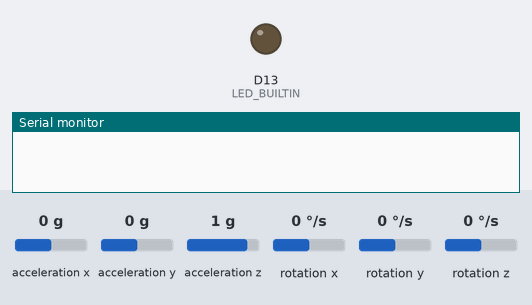
This sketch was run on a simulated Arduino Nano 33 IoT. Shown: output pins drawn as LEDs (lit = HIGH), the last lines printed to the serial monitor. Inputs (shaded band) come from the test bench; at power-on: acceleration x 0 g, acceleration y 0 g, acceleration z 1 g, rotation x 0 °/s, rotation y 0 °/s, rotation z 0 °/s.

Above: at 0.1 s.
At 0.7 s:
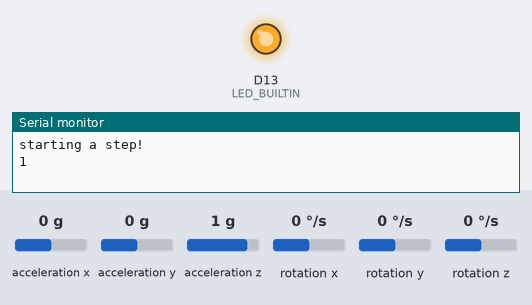
Timing chart, 0 to 2.2 s (numbered marks = the images above):
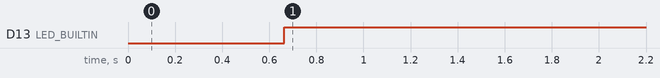

Measured:
- by itself, D13 (LED_BUILTIN): LOW → HIGH at 0.66 s

The sketch:

stepTrackerRobot.ino
```cpp
#include <Arduino_LSM6DS3.h>
#include <MadgwickAHRS.h>
#include <Math.h>
#include <string.h>

Madgwick filter;
const float sensorRate = 104.00;
int stepCount = 0;
const float xStepThreshold = 0.6; // change to 0.5 for recurse
const float zStepThreshold = 0.9;  // change to 0.9 for recurse
const float yStepThreshold = 0.0;
const float Lgain = 0.2;
const String smoothType = "none"; //change to "recurse" to use recursive function
const int windowSize = 10;
int curIndex = 0;
float accelerationX[windowSize];
float accelerationY[windowSize];
float accelerationZ[windowSize];
bool stepper = false;
float prevSmoothedX = 0.0;
float prevSmoothedY = 0.0;
float prevSmoothedZ = 0.0;


void setup() {
  // put your setup code here, to run once:
  Serial.begin(9600);
  while (!Serial);
  if(!IMU.begin()) {
    Serial.println("Failed to initialize IMU!");
    while(1);
  }
  filter.begin(sensorRate);
  pinMode(LED_BUILTIN, OUTPUT);
}

float recursiveFilterX(float dataPoint) {
  float smoothedPoint = prevSmoothedX + Lgain * (dataPoint - prevSmoothedX);
  prevSmoothedX = smoothedPoint;
  return smoothedPoint;

}

float recursiveFilterY(float dataPoint) {
  float smoothedPoint = prevSmoothedY + Lgain * (dataPoint - prevSmoothedY);
  prevSmoothedY = smoothedPoint;
  return smoothedPoint;

}

float recursiveFilterZ(float dataPoint) {
  float smoothedPoint = prevSmoothedZ + Lgain * (dataPoint - prevSmoothedZ);
  prevSmoothedZ = smoothedPoint;
  return smoothedPoint;

}

float updateAverages(float x, float y, float z) {
  accelerationX[curIndex] = x;
  accelerationY[curIndex] = y;
  accelerationZ[curIndex] = z;
  curIndex = (curIndex+1)%windowSize;
}

float calculateMovingAverageX() {
  float sumData = 0;
  for(int i = 0; i<windowSize; i++) {
    sumData += accelerationX[i];
  }
  sumData = sumData / windowSize;
  return sumData;
}

float calculateMovingAverageY() {
  float sumData = 0;
  for(int i = 0; i<windowSize; i++) {
    sumData += accelerationY[i];
  }
  sumData = sumData / windowSize;
  return sumData;
}

float calculateMovingAverageZ() {
  float sumData = 0;
  for(int i = 0; i<windowSize; i++) {
    sumData += accelerationZ[i];
  }
  sumData = sumData / windowSize;
  return sumData;
}


void loop() {
  // put your main code here, to run repeatedly:

  float xDirec, yDirec, zDirec, gx, gy, gz, smoothX, smoothY, smoothZ;
  if (IMU.accelerationAvailable() && IMU.gyroscopeAvailable()) {
    IMU.readAcceleration(xDirec, yDirec, zDirec);
    IMU.readGyroscope(gx, gy, gz);
    filter.updateIMU(gx, gy, gz, xDirec, yDirec, zDirec);
    updateAverages(xDirec, yDirec, zDirec);

    smoothX = calculateMovingAverageX();
    smoothY = calculateMovingAverageY();
    smoothZ = calculateMovingAverageZ();

    if (smoothType.compareTo("none") != 0) {
      smoothX = recursiveFilterX(xDirec);
      smoothY = recursiveFilterY(yDirec);
      smoothZ = recursiveFilterZ(zDirec);
    }

    if(!stepper && smoothX < xStepThreshold && smoothZ >= zStepThreshold) {
      stepper = true;
      Serial.println("starting a step!");
      digitalWrite(LED_BUILTIN, HIGH);  // turn the LED on (HIGH is the voltage level)
      stepCount ++;
     Serial.println(stepCount);
   }
    else if(stepper && smoothX >= xStepThreshold && smoothZ < zStepThreshold) {
      stepper = false;
      digitalWrite(LED_BUILTIN, LOW);   // turn the LED off by making the voltage LOW
      Serial.println("done stepping!!");
    }

    //uncomment the following code for serial simulation with graph

  // Serial.print("x-acceleration:");
  //  Serial.print(smoothX);
   //Serial.print(",");
   // Serial.print("y-acceleration:");
   // Serial.print(smoothY);
  //  Serial.print(",");
  //  Serial.print("z-acceleration:");
  //Serial.println(smoothZ);

  }


  delay(80);

}
```
